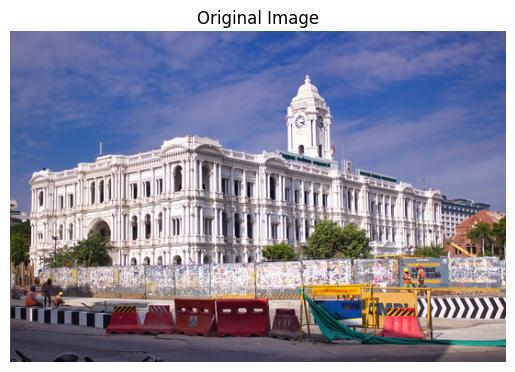
#> input picture image3.jpg, 515 x 372 px
$ python experiment4.py
#> lines starting #> are read from the running program, lines starting #| are printed output that depends on the picture
# ==============================================================================
# Developed By: Mithik jain G
# Register No: 212224240087
# Experiment 4: Geometric Transformations Using OpenCV
# ==============================================================================

import os
import cv2
import numpy as np
import matplotlib.pyplot as plt

def main():
    image_path = 'image3.jpg'
    output_dir = 'outputs'
    os.makedirs(output_dir, exist_ok=True)

    # 1. Load Original Image
    image = cv2.imread(image_path)
#> image is the input picture: shape (372, 515, 3); mean B, G, R 162.5, 142, 142.9
    if image is None:
        print(f"[ERROR] Could not load image from '{image_path}'.")
        return

    # Display & Save Original Image
    plt.figure()
    plt.imshow(cv2.cvtColor(image, cv2.COLOR_BGR2RGB))
    plt.title("Original Image")
    plt.axis('off')
    plt.tight_layout()
    plt.savefig(os.path.join(output_dir, "original_image.png"))
    plt.close()
    print("[SUCCESS] Original image processed.")

    # 2. Image Translation
    tx, ty = 100, 50
    M_translation = np.float32([[1, 0, tx], [0, 1, ty]])
    translated_image = cv2.warpAffine(image, M_translation, (image.shape[1], image.shape[0]))
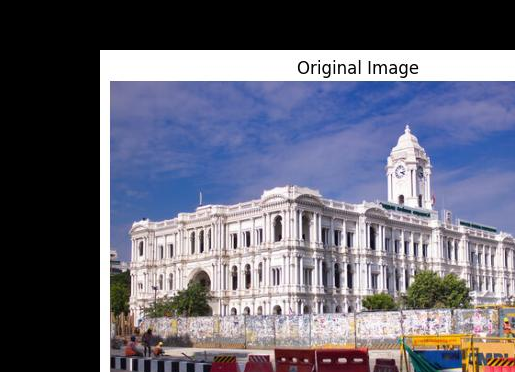
#> translated_image: shape (372, 515, 3); mean B, G, R 117.2, 101.9, 101.8

    plt.figure()
    plt.imshow(cv2.cvtColor(translated_image, cv2.COLOR_BGR2RGB))
    plt.title("Translated Image")
    plt.axis('off')
    plt.tight_layout()
    plt.savefig(os.path.join(output_dir, "translated_image.png"))
    plt.close()
    print("[SUCCESS] Translated image saved.")

    # 3. Image Scaling
    fx, fy = 5.0, 2.0
    scaled_image = cv2.resize(image, None, fx=fx, fy=fy, interpolation=cv2.INTER_LINEAR)
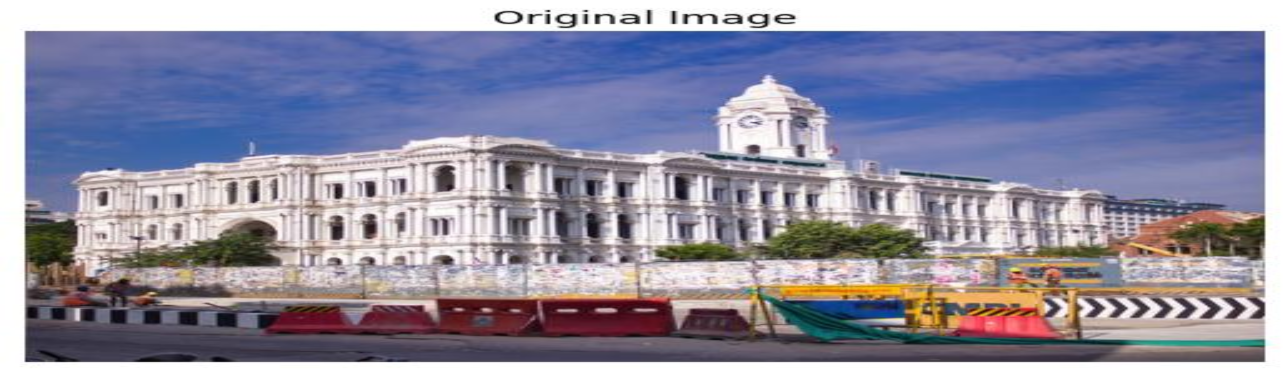
#> scaled_image: shape (744, 2575, 3) (shown at 1/2 size); mean B, G, R 162.5, 141.9, 142.9

    plt.figure()
    plt.imshow(cv2.cvtColor(scaled_image, cv2.COLOR_BGR2RGB))
    plt.title("Scaled Image")
    plt.axis('off')
    plt.tight_layout()
    plt.savefig(os.path.join(output_dir, "scaled_image.png"))
    plt.close()
    print("[SUCCESS] Scaled image saved.")

    # 4. Image Shearing
    shear_matrix = np.float32([[1, 0.5, 0], [0.5, 1, 0]])
    sheared_image = cv2.warpAffine(image, shear_matrix, (image.shape[1], image.shape[0]))
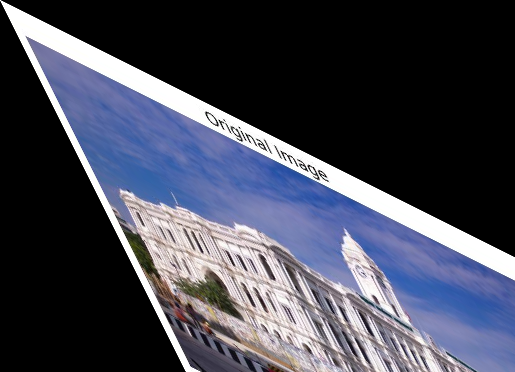
#> sheared_image: shape (372, 515, 3); mean B, G, R 83.9, 69.9, 67.5

    plt.figure()
    plt.imshow(cv2.cvtColor(sheared_image, cv2.COLOR_BGR2RGB))
    plt.title("Sheared Image")
    plt.axis('off')
    plt.tight_layout()
    plt.savefig(os.path.join(output_dir, "sheared_image.png"))
    plt.close()
    print("[SUCCESS] Sheared image saved.")

    # 5. Image Reflection
    reflected_image = cv2.flip(image, 2)
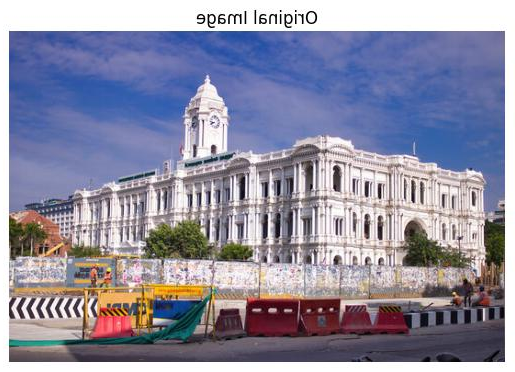
#> reflected_image: shape (372, 515, 3); mean B, G, R 162.5, 142, 142.9

    plt.figure()
    plt.imshow(cv2.cvtColor(reflected_image, cv2.COLOR_BGR2RGB))
    plt.title("Reflected Image")
    plt.axis('off')
    plt.tight_layout()
    plt.savefig(os.path.join(output_dir, "reflected_image.png"))
    plt.close()
    print("[SUCCESS] Reflected image saved.")

    # 6. Image Rotation
    (height, width) = image.shape[:2]
#> height = 372; width = 515
    angle = 45
    center = (width // 2, height // 2)
#> center = (257, 186)
    M_rotation = cv2.getRotationMatrix2D(center, angle, 1)
    rotated_image = cv2.warpAffine(image, M_rotation, (width, height))
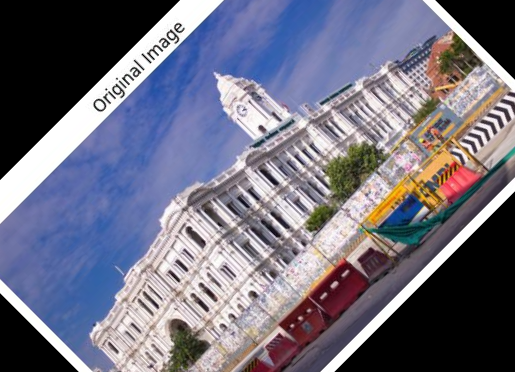
#> rotated_image: shape (372, 515, 3); mean B, G, R 128.5, 111.7, 112.9

    plt.figure()
    plt.imshow(cv2.cvtColor(rotated_image, cv2.COLOR_BGR2RGB))
    plt.title("Rotated Image")
    plt.axis('off')
    plt.tight_layout()
    plt.savefig(os.path.join(output_dir, "rotated_image.png"))
    plt.close()
    print("[SUCCESS] Rotated image saved.")

    # 7. Image Cropping
    x, y, w, h = 100, 100, 200, 150
    cropped_image = image[y:y+h, x:x+w]
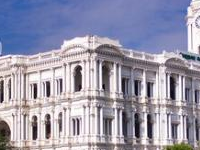
#> cropped_image: shape (150, 200, 3); mean B, G, R 171.7, 151.6, 153

    plt.figure()
    plt.imshow(cv2.cvtColor(cropped_image, cv2.COLOR_BGR2RGB))
    plt.title("Cropped Image")
    plt.axis('off')
    plt.tight_layout()
    plt.savefig(os.path.join(output_dir, "cropped_image.png"))
    plt.close()
    print("[SUCCESS] Cropped image saved.")

if __name__ == "__main__":
    main()
